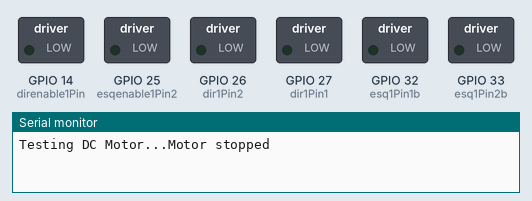
Recording of a sketch running on a simulated ESP32. Parts: switched loads named in the sketch (green lamp = pin HIGH), the last lines printed to the serial monitor.

Above: at 0.1 s.
At 1.1 s:
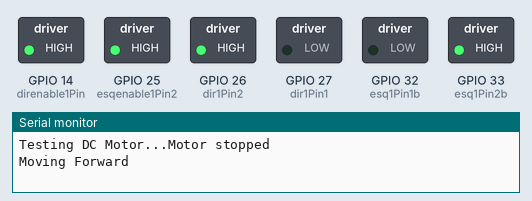
At 3.1 s:
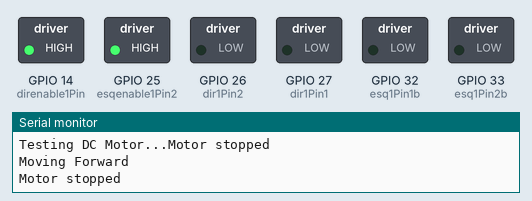
At 6.1 s:
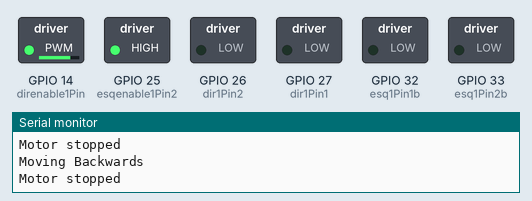
At 18.1 s:
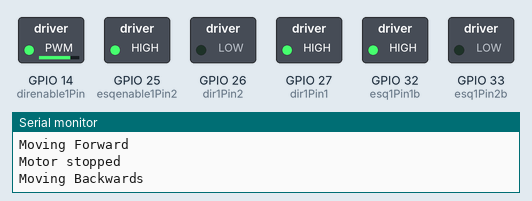
At 36.1 s:
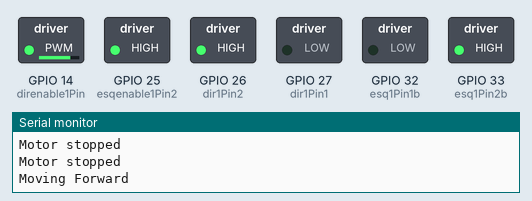
Timing chart, 0 to 40.0 s (numbered marks = the images above):
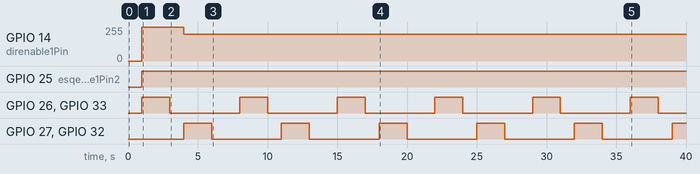

The sketch:

arthurMotor.ino
```cpp
int dir1Pin1 = 27;
int dir1Pin2 = 26;
int direnable1Pin = 14;

int esq1Pin1b = 32;
int esq1Pin2b = 33;
int esqenable1Pin2 = 25;


// Setting PWM properties
const int freq = 30000;
const int pwmChannel = 0;
const int resolution = 8;


const int pwmChannelB = 1;
int dirdutyCycle = 255;
int esqdutyCycleB = 255;

void setup() {
  // sets the pins as outputs:
  pinMode(dir1Pin1, OUTPUT);
  pinMode(dir1Pin2, OUTPUT);
  pinMode(esq1Pin1b, OUTPUT);
  pinMode(esq1Pin2b, OUTPUT);
  pinMode(direnable1Pin, OUTPUT);
  pinMode(esqenable1Pin2, OUTPUT);

  // configure LED PWM functionalitites
  ledcSetup(pwmChannel, freq, resolution);
  ledcSetup(pwmChannelB, freq, resolution);

  // attach the channel to the GPIO to be controlled
  ledcAttachPin(direnable1Pin, pwmChannel);
  ledcAttachPin(esqenable1Pin2, pwmChannelB);
 // ledcAttachPin(enable1Pin2, pwmChannel);


  Serial.begin(115200);

  // testing
  Serial.print("Testing DC Motor...");
}

void loop() {
  Serial.println("Motor stopped");
  digitalWrite(dir1Pin1, LOW);
  digitalWrite(dir1Pin2, LOW);
  digitalWrite(esq1Pin1b, LOW);
  digitalWrite(esq1Pin2b, LOW);

  delay(1000);

  // Move the DC motor forward at maximum speed
  Serial.println("Moving Forward");
  ledcWrite(pwmChannel,dirdutyCycle);
  ledcWrite(pwmChannelB, esqdutyCycleB);
  digitalWrite(dir1Pin1, LOW);
  digitalWrite(dir1Pin2, HIGH);
  digitalWrite(esq1Pin1b, LOW);
  digitalWrite(esq1Pin2b, HIGH);


  delay(2000);

  // Stop the DC motor
  Serial.println("Motor stopped");
  digitalWrite(dir1Pin1, LOW);
  digitalWrite(dir1Pin2, LOW);
  digitalWrite(esq1Pin1b, LOW);
  digitalWrite(esq1Pin2b, LOW);

  delay(1000);
  dirdutyCycle = 200;
  esqdutyCycleB = 255;
  ledcWrite(pwmChannel,dirdutyCycle);
  ledcWrite(pwmChannelB, esqdutyCycleB);
  // Move DC motor backwards at maximum speed
  Serial.println("Moving Backwards");
  digitalWrite(dir1Pin1, HIGH);
  digitalWrite(dir1Pin2, LOW);
  digitalWrite(esq1Pin1b, HIGH);
  digitalWrite(esq1Pin2b, LOW);

  delay(2000);

  // Stop the DC motor
  Serial.println("Motor stopped");
  digitalWrite(dir1Pin1, LOW);
  digitalWrite(dir1Pin2, LOW);
  digitalWrite(esq1Pin1b, LOW);
  digitalWrite(esq1Pin2b, LOW);

  delay(1000);

 /* // Move DC motor forward with increasing speed
  digitalWrite(motor1Pin1, HIGH);
  digitalWrite(motor1Pin2, LOW);
  digitalWrite(motor1Pin1b, HIGH);
  digitalWrite(motor1Pin2b, LOW);*/

  /*while (dutyCycle <= 255){
    ledcWrite(pwmChannel, dutyCycle);
    ledcWrite(pwmChannelB, dutyCycleB);
    Serial.print("Forward with duty cycle: ");
    Serial.println(dutyCycle);
    Serial.print(dutyCycleB);
    dutyCycle = dutyCycle + 5;
    dutyCycleB = dutyCycleB + 5;
    delay(500);
  }
  dutyCycle = 200;
  dutyCycleB = 200;
  */
}
```

Measured:
- by itself, GPIO 14 (direnable1Pin): 0/255 → 255/255 at 1.0 s, → 199/255 3.0 s later
- by itself, GPIO 25 (esqenable1Pin2): LOW → HIGH at 1.0 s
- by itself, GPIO 26 (dir1Pin2), GPIO 27 (dir1Pin1), GPIO 32 (esq1Pin1b), GPIO 33 (esq1Pin2b): alternates HIGH for 2.0 s and LOW for 5.0 s
